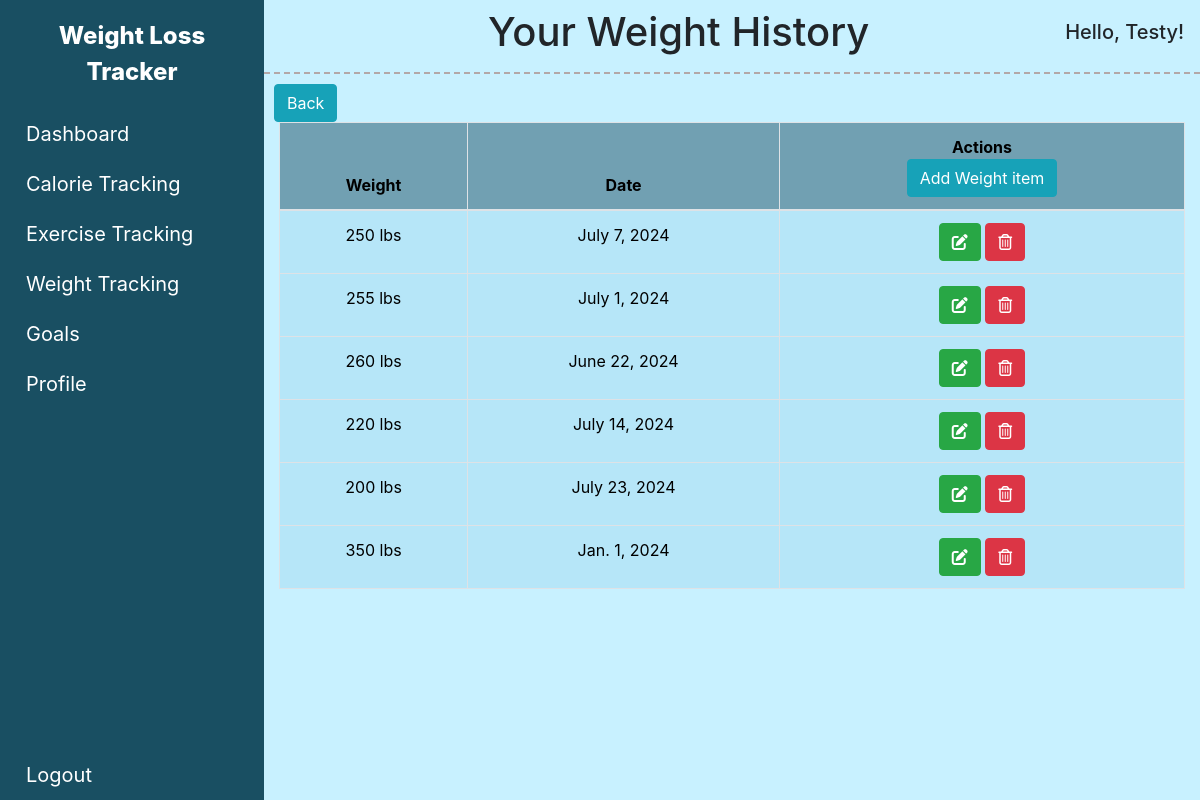
/view-weight/ (signed in), run on the app's committed database.
### weight/models.py (models this page shows)
class Weight(models.Model):
    weight = models.IntegerField(default=250, null=True)
    date = models.DateField(default=datetime.date.today, null=True)
    user = models.ForeignKey(User, on_delete=models.CASCADE, null=True)

### weight/views.py (the view)
# urls.py: path('view-weight/', views.view_weight, name='weight-view-weight'),
@login_required(login_url='login')
def view_weight(request):
    weightlist = Weight.objects.filter(user=request.user)
    return render(request, "weight/weight_history.html", {"title": "View Weight History", "pagename": "Your Weight History", "weightlist": weightlist})

### weight/templates/weight/weight_history.html (shortened to what this page needs)
{% extends "weight/base.html" %}
{% block content %}
    <link rel="stylesheet" href="https://stackpath.bootstrapcdn.com/bootstrap/4.1.3/css/bootstrap.min.css">
    <a class="btn btn-info" href="{% url "weight-tracking" %}" role="button" style="position: relative; top:10px; left:10px">Back </a>
    <div class="container" style="top:10px; position: relative">
        <div class="row">
            <div class="col-12">
                <table class="table table-bordered">
                    <thead st>
                        <tr>
                            <th scope="col"style="background: #71A0B2FF; text-align: center">Weight<br></th>
                            <th scope="col"style="background: #71A0B2FF; text-align: center">Date<br></th>
                            <th scope="col"style="background: #71A0B2FF; text-align: center">Actions<br><a class="btn btn-info" href="{% url "weight-add-weight" %}" role="button">Add Weight item</a></th>
                        </tr>
                    </thead>
                        {% for x in weightlist %}
                                <td style="background: #b6e6f8; text-align: center">{{ x.weight }} lbs</td>
                                <td style="background: #b6e6f8; text-align: center">{{ x.date }}</td>
                                <td style="background: #b6e6f8; text-align: center">
                                    <a href="{% url "weight-update-weight" x.id %}">
                                        <button type="button" class="btn btn-success"><i class="fas fa-edit"></i></button>
                                    </a>
                                    <a href="{% url "weight-delete-weight" x.id %}">
                                        <button type="button" class="btn btn-danger"><i class="far fa-trash-alt"></i></button>
                                    </a>
                                </td>
                        {% endfor %}
                </table>
            </div>
        </div>
    </div>
{% endblock content %}

### weight/templates/weight/base.html (shortened to what this page needs)
{% load static %}
<!DOCTYPE html>
<html lang="en">
<head>
    <link href="https://cdn.lineicons.com/4.0/lineicons.css" rel="stylesheet" />
    <link href="https://cdn.jsdelivr.net/npm/bootstrap@5.3.3/dist/css/bootstrap.min.css" rel="stylesheet"
>
    <link rel="stylesheet" type="text/css" href="{% static "weight/main.css" %}">
</head>
<body>
    <div class="d-flex">
        <aside id="sidebar" class="sidebar-toggle">
            <div class="sidebar-logo">
                <a href="{% url "weight-dashboard" %}">Weight Loss Tracker</a>
            </div>
            <ul class="sidebar-nav p-0">
                <li class="sidebar-item">
                    <a href="{% url  "weight-dashboard"%}" class="sidebar-link">
                        <span>Dashboard</span>
                    </a>
                </li>
                <li class="sidebar-item">
                    <a href="{% url "weight-calories" %}" class="sidebar-link">
                        <span>Calorie Tracking</span>
                    </a>
                </li>
                <li class="sidebar-item">
                    <a href="{% url "weight-exercise" %}" class="sidebar-link">
                        <span>Exercise Tracking</span>
                    </a>
                </li>
                <li class="sidebar-item">
                    <a href="{% url "weight-tracking" %}" class="sidebar-link">
                        <span>Weight Tracking</span>
                    </a>
                </li>
                <li class="sidebar-item">
                    <a href="{% url "weight-goals" user.id %}" class="sidebar-link">
                        <span>Goals</span>
                    </a>
                </li>
                <li class="sidebar-item">
                    <a href="{% url "weight-profile" %}" class="sidebar-link">
                        <span>Profile</span>
                    </a>
                </li>
            </ul>
            <div class="sidebar-footer">
                <a href="{% url "logout" %}" class="sidebar-link">
                    <span>Logout</span>
                </a>
            </div>
        </aside>
        <div class="main">
            <nav class="navbar navbar-expand">
                <button class="toggler-btn" type="button">
                </button>
                <div class="title">
                    {% if pagename %}
                        <h1>{{pagename}}</h1>
                    {% else %}
                        <h1>Weight Loss Tracker</h1>
                    {% endif %}
                </div>
                <div style="position: relative">
                    <h5>Hello, {{ user.first_name }}!</h5>
                </div>
            </nav>
            <div>
                {% block content %} {% endblock content %}
            </div>
        </div>
    </div>
</body>
</html>

### weight/static/weight/main.css (style rules this page uses)
body { font-family: 'Optima', sans-serif; }
h1 { font-weight: 800; text-align: center; }
li { list-style: none; }
a { text-decoration: none; }
.main { min-height: 100vh; width: 100%; overflow: hidden; background-color: #c8f1ff; float: none; }
#sidebar { max-width: 264px; min-width: 264px; transition: all 0.35s ease-in-out; background-color: #194f62; display: flex; flex-direction: column; }
.toggler-btn { background-color: transparent; cursor: pointer; border: 0; }
.navbar { padding: 1.15rem 1.5rem; border-bottom: 2px dashed #b3a8a8; display: flex; }
.title { text-align: center; font-size: 36px; line-height: 180%; flex:1 0 auto; }
.sidebar-nav { flex: 1 1 auto; }
.sidebar-logo { padding: 1.15rem 1.5rem; text-align: center; }
.sidebar-logo a { color: #FFF; font-weight: 800; font-size: 1.5rem; }
a.sidebar-link { padding: .625rem 1.625rem; color: #FFF; position: relative; transition: all 0.35s; display: block; font-size: 1.25rem; }

### data on the page
Weight: weight "250", date "July 7, 2024"
Weight: weight "255", date "July 1, 2024"
Weight: weight "260", date "June 22, 2024"
Weight: weight "220", date "July 14, 2024"
Weight: weight "200", date "July 23, 2024"
Weight: weight "350", date "Jan. 1, 2024"

### other printed values
{{ pagename }} "Your Weight History"
{{ user.first_name }} "Testy"
